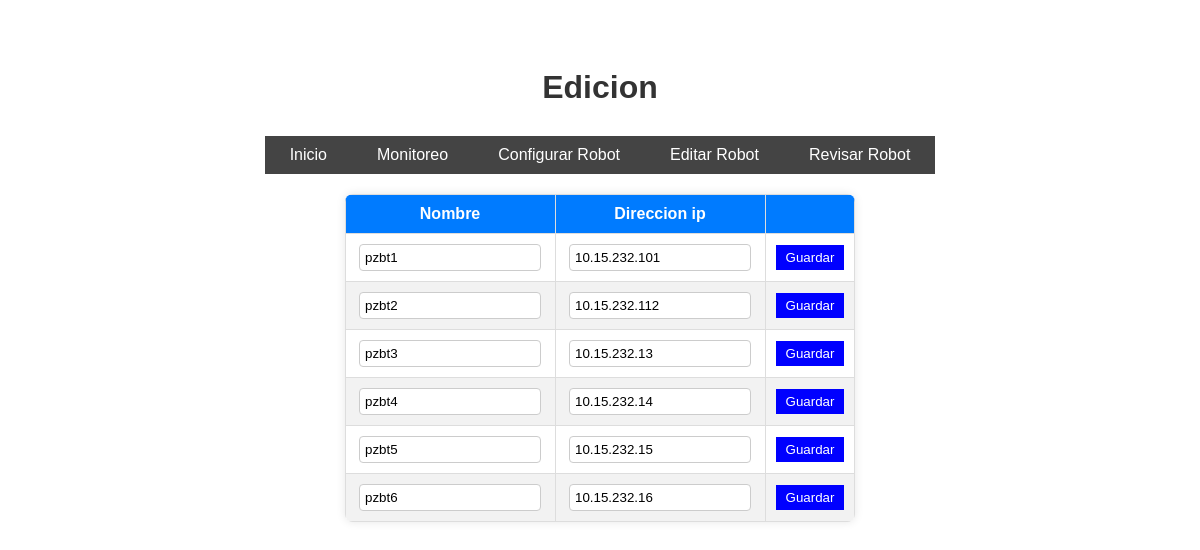
The page /edicion/ on the database its author committed.
### monitoreo/models.py (models this page shows, shortened)
class Puzzlebot(models.Model):
    nombre = models.CharField(max_length=200, unique=True)
    ip = models.CharField(max_length=200)
    vicon = models.CharField(max_length=200)
    estatus = models.CharField(max_length=200)

### edicion/views.py (the view)
# urls.py: path('', views.edit_puzzlebots, name='editar_puzzlebots'),
def edit_puzzlebots(request):
    puzzlebots = Puzzlebot.objects.all()
    return render(request, 'edicion/editar.html', {'puzzlebots': puzzlebots})

### edicion/templates/edicion/editar.html (shortened to what this page needs)
{% extends "base.html" %}
{% load static %}
{% block extra_css %}
    <link rel="stylesheet" href="{% static 'edicion/css/editar.css' %}">
{% endblock %}
{% block header %}
<h1>Edicion</h1>
{% endblock %}
{% block content%}
<table>
    <thead>
        <tr>
            <th>Nombre</th>
            <th>Direccion ip</th>
            <th></th>
        </tr>
    </thead>
    <tbody id="robots-table">
        {% for puzzlebot in puzzlebots %}
        <tr id="robot-{{ puzzlebot.nombre }}">
            <td><input type="text" value="{{ puzzlebot.nombre }}" id="nombre-{{ puzzlebot.nombre }}"></td>
            <td><input type="text" value="{{ puzzlebot.ip }}" id="ip-{{ puzzlebot.nombre }}"></td>
            <td><button onclick="guardarDatos('{{ puzzlebot.nombre }}')">Guardar</button></td>
        </tr>
        {% endfor %}
    </tbody>
</table>
{% endblock %}

### edicion/static/edicion/css/editar.css (style rules this page uses)
body { font-family: "Poppins", sans-serif; display: flex; flex-direction: column; align-items: center; padding-top: 30px; text-align: center; }
h1 { font-size: 32px; color: #333; margin-bottom: 20px; }
table { width: 100%; border-collapse: collapse; margin-top: 20px; background: white; box-shadow: 0 0 10px rgba(0, 0, 0, 0.1); border-radius: 8px; overflow: hidden; }
th, td { border: 1px solid #ddd; padding: 10px; text-align: center; }
th { background-color: #007bff; color: white; }
tr:nth-child(even) { background-color: #f2f2f2; }
input[type="text"] { border: 1px solid #ccc; padding: 5px; border-radius: 4px; width: 90%; }
button { padding: 5px 10px; background-color: blue; color: white; border: none; cursor: pointer; }

### rows shown on the page
Puzzlebot: nombre "pzbt1", ip "10.15.232.101"
Puzzlebot: nombre "pzbt2", ip "10.15.232.112"
Puzzlebot: nombre "pzbt3", ip "10.15.232.13"
Puzzlebot: nombre "pzbt4", ip "10.15.232.14"
Puzzlebot: nombre "pzbt5", ip "10.15.232.15"
Puzzlebot: nombre "pzbt6", ip "10.15.232.16"
